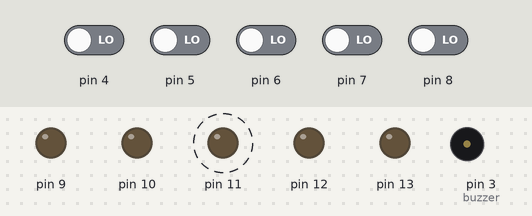
The sketch below on a simulated Arduino Uno, built with avr-gcc and run on an emulated ATmega328P. On the bench: output pins drawn as LEDs (lit = HIGH), buzzer (waves = sounding). Dashed ring = blinking. The inputs (shaded band) are chosen by the test bench; at power-on: pin 4–8 LOW. Random numbers use the default seed unless the sketch sets one.

Above: at 2.6 s.
2.7 s: pin 4 driven HIGH
At 2.95 s:
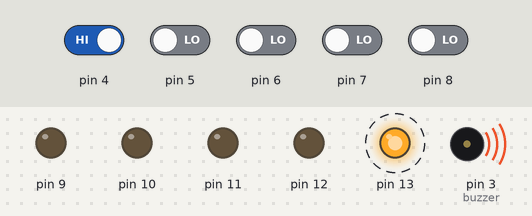
At 5.19 s:
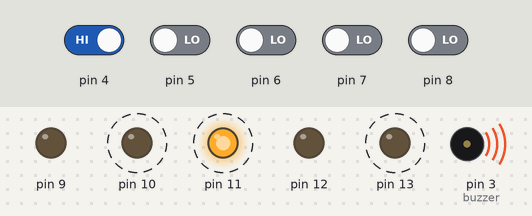
5.7 s: pin 4 driven LOW
8.0 s: pin 7 driven HIGH
At 8.97 s:
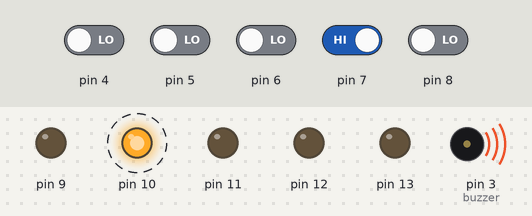
11.0 s: pin 7 driven LOW
Timing chart, 0 to 14.0 s (numbered marks = the images above; inputs shaded):
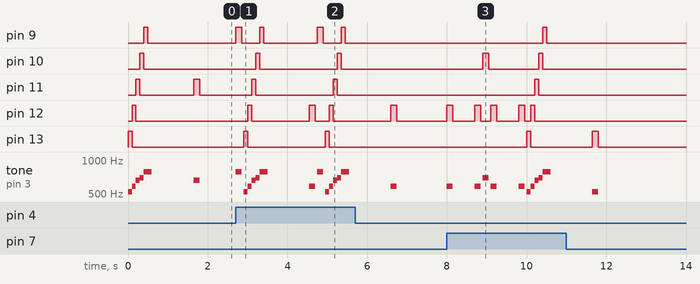

The sketch:

repeate.ino
```cpp
#define NOTE_C5  523
#define NOTE_CS5 554
#define NOTE_D5  587
#define NOTE_DS5 622
#define NOTE_E5  659
#define NOTE_F5  698
#define NOTE_FS5 740
#define NOTE_G5  784
#define NOTE_GS5 831
#define NOTE_A5  880
#define NOTE_AS5 932
#define NOTE_B5  988

int red[5];
int buzzer = 3;
int button[5];
int buzzTone[5];
int seq[500];
int currentSeqPlace;

void setup() {
  Serial.begin(9600);

  for(int i = 0; i < 5; i++){
    red[i] = 13 - i;
    button[i] = 8 - i;
    pinMode(red[i], OUTPUT);
    pinMode(button[i], INPUT);
  }

  buzzTone[0] = NOTE_C5;
  buzzTone[1] = NOTE_D5;
  buzzTone[2] = NOTE_E5;
  buzzTone[3] = NOTE_F5;
  buzzTone[4] = NOTE_G5;

  pinMode(buzzer, OUTPUT);
}

void intro() {
  for(int i = 0; i < 5; i++){
    if(i > 0){
        digitalWrite(red[i-1], LOW);
    }
    digitalWrite(red[i], HIGH);
    tone(buzzer, buzzTone[i]);
    delay(100);
  }
  digitalWrite(red[4], LOW);
  delay(100);
  noTone(buzzer);
}

void play(int i){
   digitalWrite(red[i], HIGH);
   tone(buzzer, buzzTone[i]);
   delay(150);
   digitalWrite(red[i], LOW);
   noTone(buzzer);
    delay(50);
}

void initSeq(){
  currentSeqPlace = -1;

  for(int i = 0; i < 500; i++){
    seq[i] = random(0,5);
  }
}

int getPlayerOption(){
  while(true){
     for(int i = 0; i < 5; i++){;
      if (digitalRead(button[i]) == HIGH) {
         play(i);
         return i;
      }
     }
  }
}
void loop() {
  intro();
  delay(1000);
  initSeq();
  int alive = 1;
  while(alive > 0){
    currentSeqPlace++;
    for(int i = 0; i <= currentSeqPlace; i++){
        play(seq[i]);
    }

    for(int i = 0; i <= currentSeqPlace; i++){
      int playerOption = getPlayerOption();
      if(playerOption !=  seq[i]){
        alive = 0;
        break;
      }
      delay(500);
    }
  }
}
```

Measured:
- after the input at 2.7 s, pin 9: LOW → HIGH at once, → LOW 0.15 s later, → HIGH 0.45 s later, → LOW 0.10 s later, … (8 changes in this stretch); pin 10: alternates HIGH for 0.10 s and LOW for 1.9 s, starting after 0.50 s
- after the input at 8.0 s, pin 9: LOW → HIGH after 2.4 s, → LOW 0.10 s later; pin 10: alternates HIGH for 0.13 s and LOW for 1.3 s, starting after 0.90 s
- by itself, pin 11: alternates HIGH for 0.13 s and LOW for 1.3 s
- by itself, tone on pin 3 (buzzer): plays 523 Hz for 0.10 s, 587 Hz for 0.10 s, 659 Hz for 0.10 s, 698 Hz for 0.10 s, 784 Hz for 0.20 s, 659 Hz for 0.15 s
